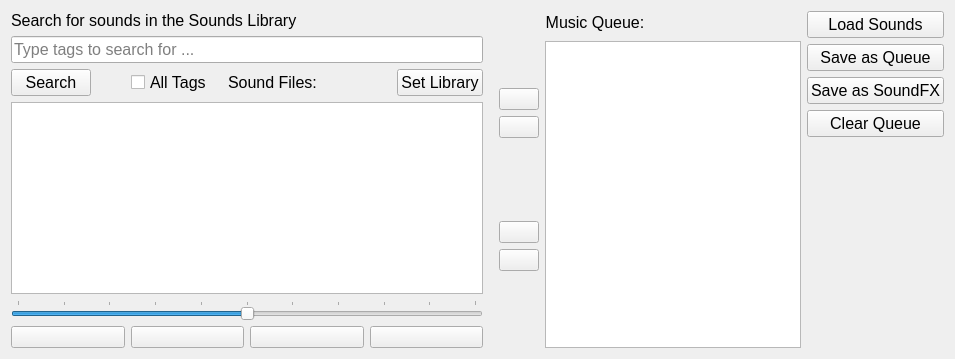
      <widget class="QWidget" name="soundsTab">
       <property name="minimumSize">
        <size>
         <width>675</width>
         <height>0</height>
        </size>
       </property>
       <attribute name="title">
        <string>Sounds</string>
       </attribute>
       <layout class="QHBoxLayout" name="horizontalLayout_7">
        <item>
         <layout class="QVBoxLayout" name="searchsoundsVL">
          <item>
           <widget class="QLabel" name="soundSearchLBL">
            <property name="sizePolicy">
             <sizepolicy hsizetype="MinimumExpanding" vsizetype="Fixed">
              <horstretch>0</horstretch>
              <verstretch>0</verstretch>
             </sizepolicy>
            </property>
            <property name="maximumSize">
             <size>
              <width>500</width>
              <height>40</height>
             </size>
            </property>
            <property name="font">
             <font>
              <pointsize>12</pointsize>
             </font>
            </property>
            <property name="text">
             <string>Search for sounds in the Sounds Library</string>
            </property>
            <property name="scaledContents">
             <bool>false</bool>
            </property>
            <property name="wordWrap">
             <bool>true</bool>
            </property>
           </widget>
          </item>
          <item>
           <widget class="QLineEdit" name="soundSearchTagsLE">
            <property name="font">
             <font>
              <pointsize>12</pointsize>
             </font>
            </property>
            <property name="placeholderText">
             <string>Type tags to search for ...</string>
            </property>
           </widget>
          </item>
          <item>
           <layout class="QHBoxLayout" name="soundStatsHL">
            <property name="spacing">
             <number>0</number>
            </property>
            <property name="sizeConstraint">
             <enum>QLayout::SetDefaultConstraint</enum>
            </property>
            <property name="leftMargin">
             <number>0</number>
            </property>
            <property name="topMargin">
             <number>0</number>
            </property>
            <property name="rightMargin">
             <number>0</number>
            </property>
            <item>
             <widget class="QPushButton" name="searchSoundsPB">
              <property name="sizePolicy">
               <sizepolicy hsizetype="Maximum" vsizetype="Fixed">
                <horstretch>0</horstretch>
                <verstretch>0</verstretch>
               </sizepolicy>
              </property>
              <property name="font">
               <font>
                <pointsize>12</pointsize>
               </font>
              </property>
              <property name="text">
               <string>Search</string>
              </property>
             </widget>
            </item>
            <item>
             <spacer name="soundSpacerHS">
              <property name="orientation">
               <enum>Qt::Horizontal</enum>
              </property>
              <property name="sizeType">
               <enum>QSizePolicy::Minimum</enum>
              </property>
              <property name="sizeHint" stdset="0">
               <size>
                <width>40</width>
                <height>20</height>
               </size>
              </property>
             </spacer>
            </item>
            <item>
             <widget class="QCheckBox" name="allsoundTagsCB">
              <property name="font">
               <font>
                <pointsize>12</pointsize>
               </font>
              </property>
              <property name="text">
               <string>All Tags</string>
              </property>
             </widget>
            </item>
            <item>
             <widget class="QLabel" name="soundFilesLBL">
              <property name="sizePolicy">
               <sizepolicy hsizetype="Maximum" vsizetype="Preferred">
                <horstretch>0</horstretch>
                <verstretch>0</verstretch>
               </sizepolicy>
              </property>
              <property name="font">
               <font>
                <pointsize>12</pointsize>
               </font>
              </property>
              <property name="text">
               <string>Sound Files:</string>
              </property>
              <property name="indent">
               <number>16</number>
              </property>
              <property name="textInteractionFlags">
               <set>Qt::NoTextInteraction</set>
              </property>
             </widget>
            </item>
            <item>
             <widget class="QLabel" name="soundFilesCountLBL">
              <property name="sizePolicy">
               <sizepolicy hsizetype="MinimumExpanding" vsizetype="Fixed">
                <horstretch>0</horstretch>
                <verstretch>0</verstretch>
               </sizepolicy>
              </property>
              <property name="minimumSize">
               <size>
                <width>80</width>
                <height>0</height>
               </size>
              </property>
              <property name="font">
               <font>
                <pointsize>12</pointsize>
               </font>
              </property>
              <property name="text">
               <string/>
              </property>
              <property name="alignment">
               <set>Qt::AlignLeading|Qt::AlignLeft|Qt::AlignVCenter</set>
              </property>
              <property name="margin">
               <number>0</number>
              </property>
              <property name="indent">
               <number>8</number>
              </property>
              <property name="textInteractionFlags">
               <set>Qt::NoTextInteraction</set>
              </property>
             </widget>
            </item>
            <item>
             <widget class="QPushButton" name="setSoundLibraryPB">
              <property name="font">
               <font>
                <pointsize>12</pointsize>
               </font>
              </property>
              <property name="text">
               <string>Set Library</string>
              </property>
             </widget>
            </item>
           </layout>
          </item>
          <item>
           <widget class="QListWidget" name="soundSearchResultsLW"/>
          </item>
          <item>
           <widget class="QSlider" name="soundVolumeSL">
            <property name="font">
             <font>
              <pointsize>12</pointsize>
             </font>
            </property>
            <property name="maximum">
             <number>100</number>
            </property>
            <property name="singleStep">
             <number>5</number>
            </property>
            <property name="value">
             <number>50</number>
            </property>
            <property name="orientation">
             <enum>Qt::Horizontal</enum>
            </property>
            <property name="tickPosition">
             <enum>QSlider::TicksAbove</enum>
            </property>
            <property name="tickInterval">
             <number>10</number>
            </property>
           </widget>
          </item>
          <item>
           <layout class="QHBoxLayout" name="soundPlayHL">
            <property name="sizeConstraint">
             <enum>QLayout::SetDefaultConstraint</enum>
            </property>
            <property name="rightMargin">
             <number>0</number>
            </property>
            <property name="bottomMargin">
             <number>0</number>
            </property>
            <item>
             <widget class="QPushButton" name="soundPlayPB">
              <property name="text">
               <string/>
              </property>
             </widget>
            </item>
            <item>
             <widget class="QPushButton" name="soundPausePB">
              <property name="text">
               <string/>
              </property>
             </widget>
            </item>
            <item>
             <widget class="QPushButton" name="soundStopPB">
              <property name="text">
               <string/>
              </property>
             </widget>
            </item>
            <item>
             <widget class="QPushButton" name="soundLoopPB">
              <property name="text">
               <string/>
              </property>
              <property name="checkable">
               <bool>true</bool>
              </property>
             </widget>
            </item>
           </layout>
          </item>
         </layout>
        </item>
        <item>
         <layout class="QVBoxLayout" name="soundListEditVL">
          <property name="leftMargin">
           <number>10</number>
          </property>
          <item>
           <spacer name="soundListEditUpperSP">
            <property name="orientation">
             <enum>Qt::Vertical</enum>
            </property>
            <property name="sizeHint" stdset="0">
             <size>
              <width>20</width>
              <height>40</height>
             </size>
            </property>
           </spacer>
          </item>
          <item>
           <widget class="QPushButton" name="soundMoveUpPB">
            <property name="text">
             <string/>
            </property>
           </widget>
          </item>
          <item>
           <widget class="QPushButton" name="soundMoveDownPB">
            <property name="text">
             <string/>
            </property>
           </widget>
          </item>
          <item>
           <spacer name="soundListEditMidSP">
            <property name="orientation">
             <enum>Qt::Vertical</enum>
            </property>
            <property name="sizeHint" stdset="0">
             <size>
              <width>20</width>
              <height>40</height>
             </size>
            </property>
           </spacer>
          </item>
          <item>
           <widget class="QPushButton" name="soundAddToListPB">
            <property name="text">
             <string/>
            </property>
           </widget>
          </item>
          <item>
           <widget class="QPushButton" name="soundRemoveFromListPB">
            <property name="text">
             <string/>
            </property>
           </widget>
          </item>
          <item>
           <spacer name="soundListEditLowSP">
            <property name="orientation">
             <enum>Qt::Vertical</enum>
            </property>
            <property name="sizeHint" stdset="0">
             <size>
              <width>20</width>
              <height>40</height>
             </size>
            </property>
           </spacer>
          </item>
         </layout>
        </item>
        <item>
         <layout class="QVBoxLayout" name="soundPreviewVL">
          <item>
           <layout class="QHBoxLayout" name="soundFileNameHL">
            <item>
             <widget class="QLabel" name="soundQUeueLBL">
              <property name="sizePolicy">
               <sizepolicy hsizetype="Fixed" vsizetype="Fixed">
                <horstretch>0</horstretch>
                <verstretch>0</verstretch>
               </sizepolicy>
              </property>
              <property name="minimumSize">
               <size>
                <width>100</width>
                <height>24</height>
               </size>
              </property>
              <property name="maximumSize">
               <size>
                <width>75</width>
                <height>20</height>
               </size>
              </property>
              <property name="font">
               <font>
                <pointsize>12</pointsize>
               </font>
              </property>
              <property name="text">
               <string>Music Queue:</string>
              </property>
              <property name="alignment">
               <set>Qt::AlignHCenter|Qt::AlignTop</set>
              </property>
             </widget>
            </item>
            <item>
             <widget class="QLabel" name="soundFileNameLBL">
              <property name="text">
               <string/>
              </property>
              <property name="textInteractionFlags">
               <set>Qt::TextSelectableByKeyboard|Qt::TextSelectableByMouse</set>
              </property>
             </widget>
            </item>
           </layout>
          </item>
          <item>
           <widget class="QListWidget" name="soundQueueLW"/>
          </item>
         </layout>
        </item>
        <item>
         <layout class="QVBoxLayout" name="soundSearchButtonsVL">
          <item>
           <widget class="QPushButton" name="loadSoundQueuePB">
            <property name="font">
             <font>
              <pointsize>12</pointsize>
             </font>
            </property>
            <property name="text">
             <string>Load Sounds</string>
            </property>
           </widget>
          </item>
          <item>
           <widget class="QPushButton" name="saveSoundQueuePB">
            <property name="font">
             <font>
              <pointsize>12</pointsize>
             </font>
            </property>
            <property name="text">
             <string>Save as Queue</string>
            </property>
           </widget>
          </item>
          <item>
           <widget class="QPushButton" name="saveSoundFXPallettePB">
            <property name="font">
             <font>
              <pointsize>12</pointsize>
             </font>
            </property>
            <property name="text">
             <string>Save as SoundFX</string>
            </property>
           </widget>
          </item>
          <item>
           <widget class="QPushButton" name="clearSoundQueuePB">
            <property name="font">
             <font>
              <pointsize>12</pointsize>
             </font>
            </property>
            <property name="text">
             <string>Clear Queue</string>
            </property>
           </widget>
          </item>
          <item>
           <spacer name="soundListVS">
            <property name="orientation">
             <enum>Qt::Vertical</enum>
            </property>
            <property name="sizeHint" stdset="0">
             <size>
              <width>20</width>
              <height>40</height>
             </size>
            </property>
           </spacer>
          </item>
         </layout>
        </item>
       </layout>
      </widget>
